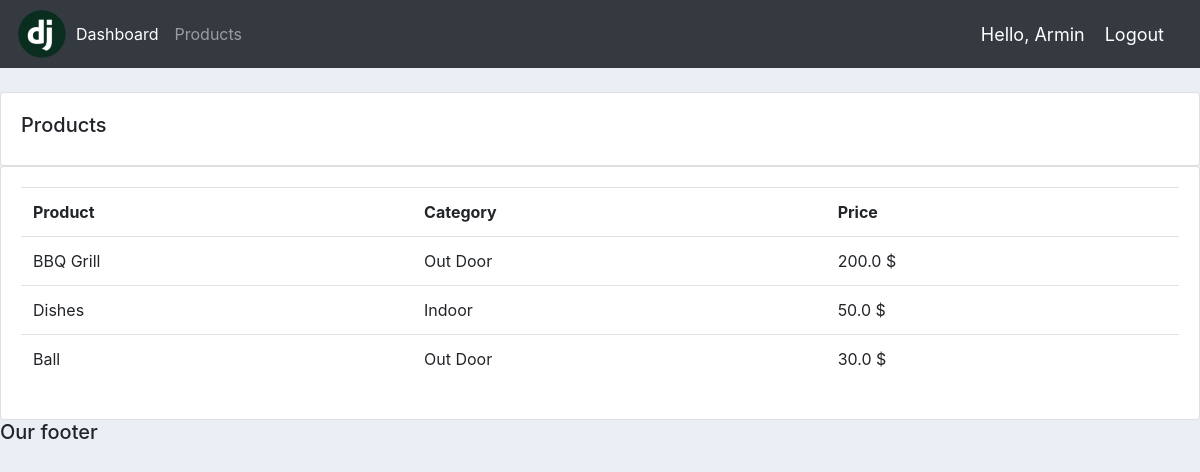
Screenshot of /products/ (signed in) with the database file from the repository.
### accounts/models.py (models this page shows, shortened)
class Product(models.Model):
    CATEGORY = (
        ('Indoor','Indoor'),
        ('Out Door','Out Door')
    )
    name = models.CharField(max_length=200,)
    price = models.FloatField(null=True)
    category = models.CharField(max_length=300,choices=CATEGORY)
    description = models.CharField(max_length=300,null=True,blank=True)
    date_created = models.DateTimeField(auto_now_add=True,null= True)
    tags = models.ManyToManyField(Tag)

### accounts/views.py (the view)
# urls.py: path('products/', views.products, name= 'product'),
@login_required(login_url='login')
def products(request):
    products = Product.objects.all()
    return render(request, 'accounts/products.html',{'products':products})

### accounts/templates/accounts/products.html
{% extends 'accounts/main.html' %}
{% block content %}
  <br>
    <div class="row">
        <div class="col-md">
            <div class="card card-body">
                <h5>Products</h5>
            </div>
            <div class="card card-body">
                <table class="table">
                    <tr>
                        <th>Product</th>
                        <th>Category</th>
                        <th>Price</th>
                    </tr>
                    {% for i in products %}
                        <tr>
                            <td>{{ i.name }}</td>
                            <td>{{ i.category }}</td>
                            <td>{{ i.price }} $</td>
                        </tr>
                    {% endfor%}
                </table>
            </div>
        </div>
    </div>
{% endblock %}

### accounts/templates/accounts/navbar.html (shortened to what this page needs)
{% load static %}
<nav class="navbar navbar-expand-lg navbar-dark bg-dark">
 <img src="{% static 'images/logo.png' %}">
  <div class="collapse navbar-collapse" id="navbarNav">
    <ul class="navbar-nav">
      <li class="nav-item active">
        <a class="nav-link" href="{% url 'home' %}">Dashboard</a>
      </li>
      <li class="nav-item">
        <a class="nav-link" href="{% url 'product' %}">Products</a>
      </li>
    </ul>
  </div>
    <span class="hello-msg">Hello, {{ request.user }}</span>
    <span><a class="hello-msg" href="{% url 'logout' %}">Logout</a></span>
</nav>

### static/css/main.css (style rules this page uses)
body { background-color: #ebeff5; }

### accounts/templates/accounts/navbar.html (style rules this page uses)
.hello-msg { font-size: 18px; color: #fff; margin-right: 20px; }

### rows the page displays
Product: name "BBQ Grill", category "Out Door", price "200.0"
Product: name "Dishes", category "Indoor", price "50.0"
Product: name "Ball", category "Out Door", price "30.0"

### other values shown
{{ request.user }} "Armin"
